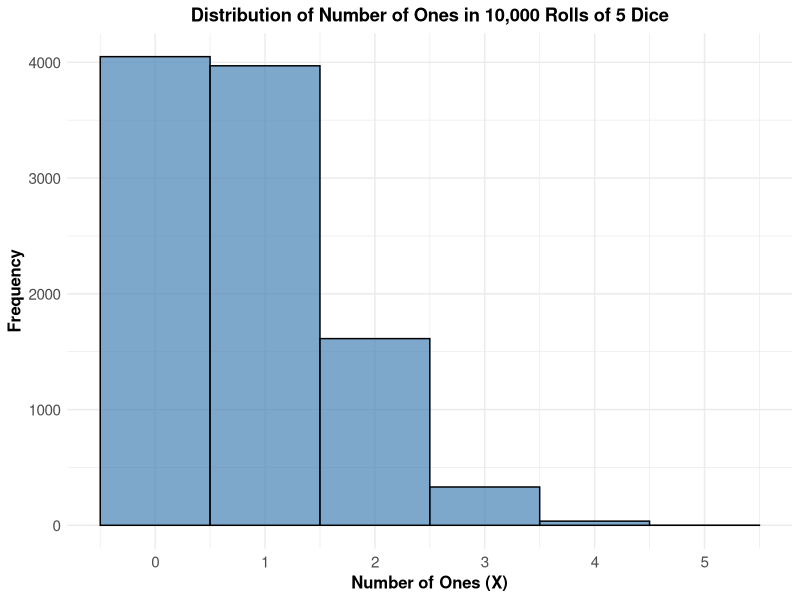
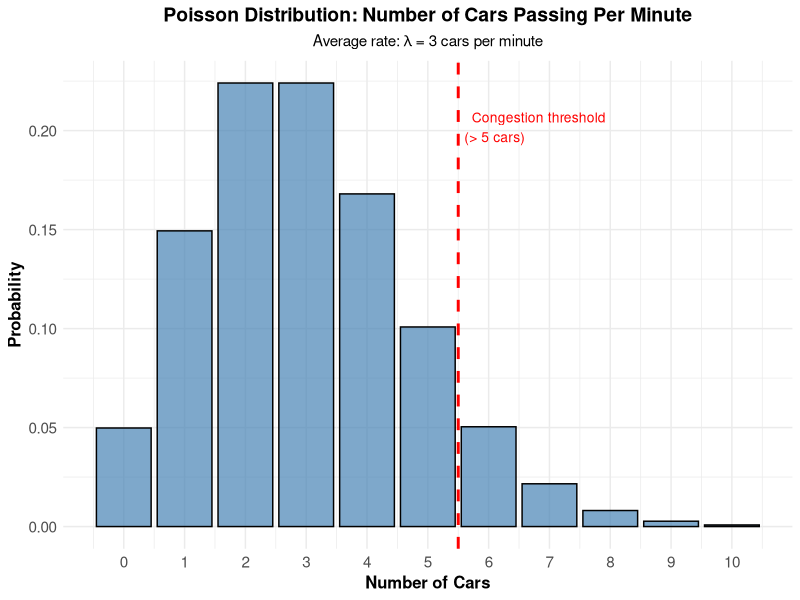
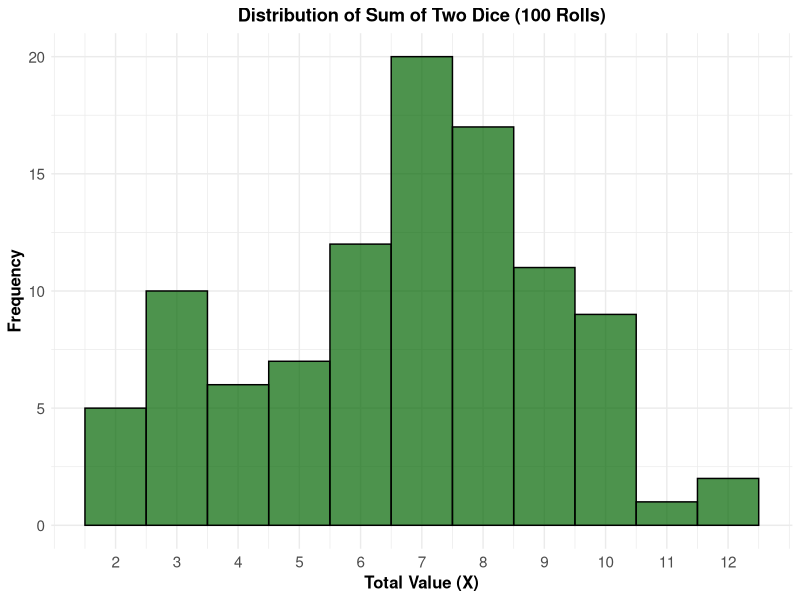
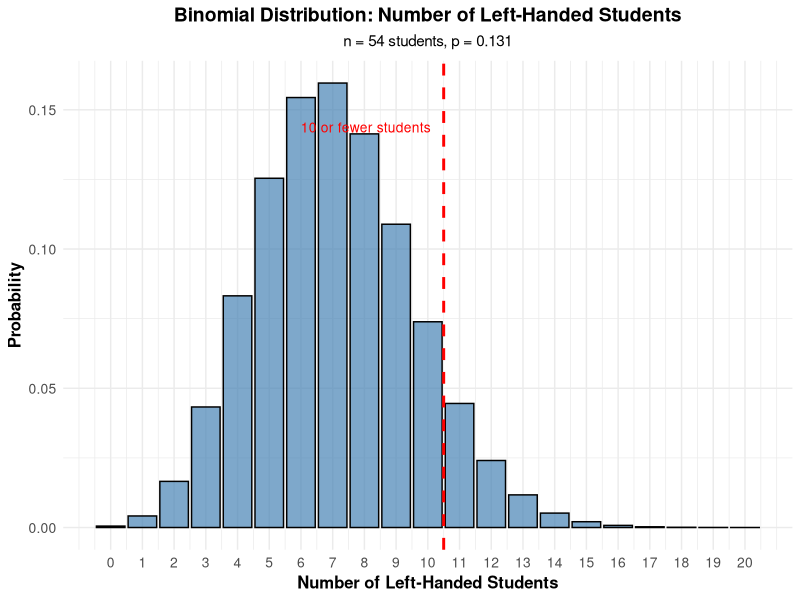

Source code (R) for these figures, in order:
## ---- chunk 1
knitr::opts_chunk$set(echo = TRUE)
## ---- chunk 2
# Define the probability of defect
p <- 3/75  # probability of finding a defective bulb
q <- 1 - p  # probability of finding a non-defective bulb

# Display probabilities
cat("Probability of defect (p):", p, "\n")
cat("Probability of non-defect (q):", q, "\n")
## ---- chunk 3
# Probability of first defect on 6th trial
k <- 6
prob_1a <- (q^(k-1)) * p

cat("P(X = 6) =", round(prob_1a, 3), "\n")
## ---- chunk 4
# Using complement of CDF
prob_1b <- 1 - pgeom(2, prob = p)  # pgeom(k-1) gives P(X <= k)
cat("P(X >= 4):", round(prob_1b, 3), "\n")
## ---- chunk 5
# Using complement
prob_1c<- 1 - q^10
cat("P(X <= 10):", round(prob_1c, 3), "\n")

## ---- chunk 6
# Load required library
library(ggplot2)

# Set seed for reproducibility
set.seed(20220707)

# Simulate rolling 5 dice 10,000 times
n_simulations <- 10000
n_dice <- 5

# For each simulation, roll 5 dice and count the number of ones
X <- replicate(n_simulations, {
  dice_rolls <- sample(1:6, size = n_dice, replace = TRUE)
  sum(dice_rolls == 1)  # Count how many ones
})

# Display first few values
cat("First 20 values of X:", head(X, 20), "\n")
cat("Summary statistics:\n")
summary(X)
## ---- chunk 7
# Create a data frame for ggplot
data_X <- data.frame(X = X)

# Create histogram using ggplot
ggplot(data_X, aes(x = X)) +
  geom_histogram(binwidth = 1, fill = "steelblue", color = "black", alpha = 0.7) +
  scale_x_continuous(breaks = 0:5) +
  labs(
    title = "Distribution of Number of Ones in 10,000 Rolls of 5 Dice",
    x = "Number of Ones (X)",
    y = "Frequency"
  ) +
  theme_minimal() +
  theme(
    plot.title = element_text(hjust = 0.5, face = "bold"),
    axis.text = element_text(size = 11),
    axis.title = element_text(size = 12, face = "bold")
  )
## ---- chunk 8
# Calculate sample mean
sample_mean <- sum(X) / length(X)

# Calculate sample variance
sample_variance <- sum((X - sample_mean)^2) / (length(X) - 1)

# Display results
cat("Sample Mean (x-bar) =", round(sample_mean, 3), "\n\n")
cat("Sample Variance (s^2) =", round(sample_variance, 3), "\n\n")

## ---- chunk 9
# Calculate lambda for one minute
# Average cars per hour = 180
# Average cars per minute (lambda)
lambda <- 180 / 60
cat("Average cars per minute (lambda):", lambda, "\n")
## ---- chunk 10
# Probability of congestion (more than 5 cars)
# P(X > 5) = 1 - P(X <= 5)
prob_congestion <- 1 - ppois(5, lambda = lambda)

cat("P(X > 5) = P(congestion) =", round(prob_congestion, 3), "\n")
## ---- chunk 11
# Create data for the bar chart
cars <- 0:10
probabilities <- dpois(cars, lambda = lambda)

# Create data frame
poisson_data <- data.frame(
  Cars = cars,
  Probability = probabilities
)

# Create bar chart using ggplot
ggplot(poisson_data, aes(x = Cars, y = Probability)) +
  geom_bar(stat = "identity", fill = "steelblue", color = "black", alpha = 0.7) +
  geom_vline(xintercept = 5.5, linetype = "dashed", color = "red", linewidth = 1) +
  annotate("text", x = 5.5, y = max(probabilities) * 0.9,
           label = "Congestion threshold\n(> 5 cars)",
           color = "red", hjust = -0.1, size = 3.5) +
  scale_x_continuous(breaks = 0:10) +
  labs(
    title = "Poisson Distribution: Number of Cars Passing Per Minute",
    subtitle = expression(paste("Average rate: ", lambda, " = 3 cars per minute")),
    x = "Number of Cars",
    y = "Probability"
  ) +
  theme_minimal() +
  theme(
    plot.title = element_text(hjust = 0.5, face = "bold", size = 14),
    plot.subtitle = element_text(hjust = 0.5, size = 11),
    axis.text = element_text(size = 11),
    axis.title = element_text(size = 12, face = "bold")
  )

# Display the probability table
cat("\nProbability Distribution Table:\n")
print(poisson_data, digits = 3)
## ---- chunk 12
# Define the parameters of the normal distribution
mu <- 500      # mean
sigma <- 100   # standard deviation

cat("Distribution: X ~ N(mu =", mu, ", sigma =", sigma, ")\n")
## ---- chunk 13
# Score threshold
score <- 585

# Calculate probability using pnorm
prob_585_or_less <- pnorm(score, mean = mu, sd = sigma)
cat("P(X <= 585) =", round(prob_585_or_less, 3), "\n")
## ---- chunk 14
# Calculate quartiles using qnorm
Q1 <- qnorm(0.25, mean = mu, sd = sigma)  # Lower quartile (25th percentile)
Q2 <- qnorm(0.50, mean = mu, sd = sigma)  # Median (50th percentile)
Q3 <- qnorm(0.75, mean = mu, sd = sigma)  # Upper quartile (75th percentile)

# Display results
cat("Lower Quartile (Q1, 25th percentile):", round(Q1, 3), "\n")
cat("Median (Q2, 50th percentile):", round(Q2, 3), "\n")
cat("Upper Quartile (Q3, 75th percentile):", round(Q3, 3), "\n")
## ---- chunk 15
# Define parameters
n <- 10      # number of coin flips
p <- 0.5     # probability of heads (fair coin)

cat("Distribution: X ~ Binomial(n =", n, ", p =", p, ")\n")
## ---- chunk 16
# Event A: P(X >= 7)
# Direct calculation: P(X=7) + P(X=8) + P(X=9) + P(X=10)
prob_A <- sum(dbinom(7:10, size = n, prob = p))

cat("Event A: P(X >= 7) =", round(prob_A, 4), "\n")
cat("Rounded to 2 decimal places:", round(prob_A, 2), "\n")
## ---- chunk 17
# Event B: P(X <= 3)
# Direct calculation: P(X=0) + P(X=1) + P(X=2) + P(X=3)
prob_B <- sum(dbinom(0:3, size = n, prob = p))

cat("Event B: P(X <= 3) =", round(prob_B, 4), "\n")
cat("Rounded to 2 decimal places:", round(prob_B, 2), "\n")
## ---- chunk 18
# Prior probabilities (base rates)
P_Green <- 0.95   # P(cab is Green)
P_Red <- 0.05     # P(cab is Red)

# Conditional probabilities (witness accuracy)
P_SaysGreen_given_Green <- 0.80  # P(witness says Green | cab is Green)
P_SaysRed_given_Red <- 0.80      # P(witness says Red | cab is Red)

# Complement probabilities (witness errors)
P_SaysRed_given_Green <- 0.20    # P(witness says Red | cab is Green)
P_SaysGreen_given_Red <- 0.20    # P(witness says Green | cab is Red)
## ---- chunk 19
# Step 1: Calculate numerator
numerator <- P_SaysRed_given_Red * P_Red

# Step 2: Calculate denominator using Law of Total Probability
P_SaysRed <- (P_SaysRed_given_Red * P_Red) + (P_SaysRed_given_Green * P_Green)

# Step 3: Apply Bayes' Theorem
P_Red_given_SaysRed <- numerator / P_SaysRed
cat("Bayes' Theorem:\n")
cat("P(Red | says Red) = Numerator / Denominator\n")
cat("                  =", numerator, "/", P_SaysRed, "\n")
cat("                  =", round(P_Red_given_SaysRed, 4), "\n\n")

cat("Rounded to 2 decimal places:", round(P_Red_given_SaysRed, 2), "\n")
## ---- chunk 20
# Load required library
library(ggplot2)

# Set seed for reproducibility
set.seed(20191031)

# Simulate rolling two dice 100 times
n_rolls <- 100

# Roll first die 100 times
die1 <- sample(1:6, size = n_rolls, replace = TRUE)

# Roll second die 100 times
die2 <- sample(1:6, size = n_rolls, replace = TRUE)

# Calculate total value X for each roll
X <- die1 + die2

# Display first 20 values
cat("First 20 values of X (sum of two dice):\n")
cat(head(X, 20), "\n\n")

cat("Summary statistics:\n")
summary(X)
## ---- chunk 21
# Create a data frame for ggplot
data_X <- data.frame(X = X)

# Create histogram using ggplot
ggplot(data_X, aes(x = X)) +
  geom_histogram(binwidth = 1, fill = "darkgreen", color = "black", alpha = 0.7) +
  scale_x_continuous(breaks = 2:12) +
  labs(
    title = "Distribution of Sum of Two Dice (100 Rolls)",
    x = "Total Value (X)",
    y = "Frequency"
  ) +
  theme_minimal() +
  theme(
    plot.title = element_text(hjust = 0.5, face = "bold"),
    axis.text = element_text(size = 11),
    axis.title = element_text(size = 12, face = "bold")
  )
## ---- chunk 22
# Calculate sample mean
sample_mean <- sum(X) / length(X)

# Calculate sample variance
sample_variance <- sum((X - sample_mean)^2) / (length(X) - 1)

# Display results
cat("Sample Mean:\n")
cat("x-bar = (1/n) * sum(x_i)\n")
cat("      = (1/", length(X), ") * ", sum(X), "\n")
cat("      =", round(sample_mean, 4), "\n\n")

cat("Sample Variance:\n")
cat("s^2 = [1/(n-1)] * sum((x_i - x-bar)^2)\n")
cat("    = [1/", length(X) - 1, "] * ", round(sum((X - sample_mean)^2), 4), "\n")
cat("    =", round(sample_variance, 4), "\n\n")

cat("Rounded to 2 decimal places:\n")
cat("Sample Mean (x-bar) =", round(sample_mean, 2), "\n")
cat("Sample Variance (s^2) =", round(sample_variance, 2), "\n")
## ---- chunk 23
# Define parameters
n <- 54         # number of students
p <- 0.131      # probability of being left-handed

cat("Distribution: X ~ Binomial(n =", n, ", p =", p, ")\n")
cat("Expected number of left-handed students: E[X] = n*p =", n*p, "\n")
## ---- chunk 24
# Calculate P(X <= 10)
prob_10_or_fewer <- pbinom(10, size = n, prob = p)

cat("P(X <= 10) =", round(prob_10_or_fewer, 4), "\n")
cat("Rounded to 2 decimal places:", round(prob_10_or_fewer, 2), "\n")
## ---- chunk 25
# Load required library
library(ggplot2)

# Create data for the bar chart
students <- 0:20
probabilities <- dbinom(students, size = n, prob = p)

# Create data frame
lefthanded_data <- data.frame(
  Students = students,
  Probability = probabilities
)

# Create bar chart using ggplot
ggplot(lefthanded_data, aes(x = Students, y = Probability)) +
  geom_bar(stat = "identity", fill = "steelblue", color = "black", alpha = 0.7) +
  geom_vline(xintercept = 10.5, linetype = "dashed", color = "red", linewidth = 1) +
  annotate("text", x = 10.5, y = max(probabilities) * 0.9,
           label = "10 or fewer students",
           color = "red", hjust = 1.1, size = 3.5) +
  scale_x_continuous(breaks = 0:20) +
  labs(
    title = "Binomial Distribution: Number of Left-Handed Students",
    subtitle = expression(paste("n = 54 students, p = 0.131")),
    x = "Number of Left-Handed Students",
    y = "Probability"
  ) +
  theme_minimal() +
  theme(
    plot.title = element_text(hjust = 0.5, face = "bold", size = 14),
    plot.subtitle = element_text(hjust = 0.5, size = 11),
    axis.text = element_text(size = 10),
    axis.title = element_text(size = 12, face = "bold")
  )

# Display the probability table
cat("\nProbability Distribution Table:\n")
print(lefthanded_data, digits = 4)

# Calculate and display cumulative probability up to 10
cat("\nCumulative probability P(X <= 10) =", round(sum(probabilities[1:11]), 4), "\n")
## ---- chunk 26
# Define the parameters of the normal distribution
mu <- 12          # mean
variance <- 0.52  # variance
sigma <- sqrt(variance)  # standard deviation

cat("Distribution: X ~ N(mu =", mu, ", sigma^2 =", variance, ")\n")
cat("Standard deviation: sigma =", round(sigma, 4), "\n")
## ---- chunk 27
# Height threshold
height <- 10.7

# Calculate z-score
z_score <- (height - mu) / sigma
cat("Z-score: z = (x - mu) / sigma\n")
cat("        z = (", height, "-", mu, ") /", round(sigma, 4), "\n")
cat("        z =", round(z_score, 4), "\n\n")

# Calculate probability using pnorm
prob_10_7_or_less <- pnorm(height, mean = mu, sd = sigma)

cat("P(X <= 10.7) =", round(prob_10_7_or_less, 4), "\n")
cat("Rounded to 2 decimal places:", round(prob_10_7_or_less, 2), "\n")
## ---- chunk 28
# Calculate quartiles using qnorm
Q1 <- qnorm(0.25, mean = mu, sd = sigma)  # Lower quartile (25th percentile)
Q2 <- qnorm(0.50, mean = mu, sd = sigma)  # Median (50th percentile)
Q3 <- qnorm(0.75, mean = mu, sd = sigma)  # Upper quartile (75th percentile)

Q1
Q2
Q3
